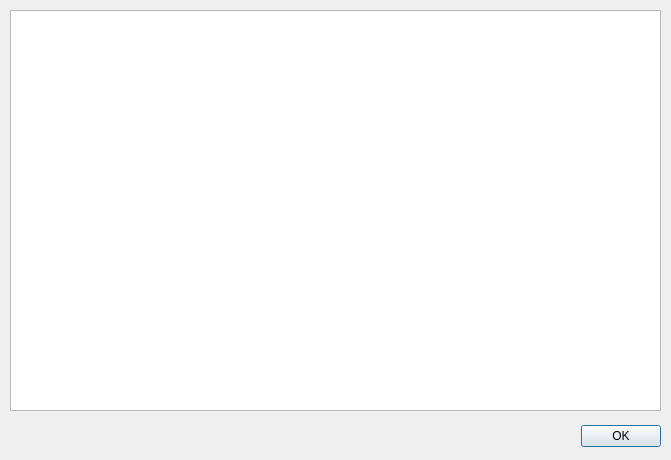
<?xml version="1.0" encoding="UTF-8"?>
<ui version="4.0">
 <class>HistoryReport</class>
 <widget class="QDialog" name="HistoryReport">
  <property name="geometry">
   <rect>
    <x>0</x>
    <y>0</y>
    <width>671</width>
    <height>460</height>
   </rect>
  </property>
  <property name="windowTitle">
   <string>Geschiedenis van de wijzigingen</string>
  </property>
  <widget class="QDialogButtonBox" name="buttonBox">
   <property name="geometry">
    <rect>
     <x>570</x>
     <y>420</y>
     <width>91</width>
     <height>32</height>
    </rect>
   </property>
   <property name="orientation">
    <enum>Qt::Horizontal</enum>
   </property>
   <property name="standardButtons">
    <set>QDialogButtonBox::Ok</set>
   </property>
  </widget>
  <widget class="QListWidget" name="lstReport">
   <property name="geometry">
    <rect>
     <x>10</x>
     <y>10</y>
     <width>651</width>
     <height>401</height>
    </rect>
   </property>
  </widget>
 </widget>
 <resources/>
 <connections>
  <connection>
   <sender>buttonBox</sender>
   <signal>accepted()</signal>
   <receiver>HistoryReport</receiver>
   <slot>accept()</slot>
   <hints>
    <hint type="sourcelabel">
     <x>248</x>
     <y>254</y>
    </hint>
    <hint type="destinationlabel">
     <x>157</x>
     <y>274</y>
    </hint>
   </hints>
  </connection>
  <connection>
   <sender>buttonBox</sender>
   <signal>rejected()</signal>
   <receiver>HistoryReport</receiver>
   <slot>reject()</slot>
   <hints>
    <hint type="sourcelabel">
     <x>316</x>
     <y>260</y>
    </hint>
    <hint type="destinationlabel">
     <x>286</x>
     <y>274</y>
    </hint>
   </hints>
  </connection>
 </connections>
</ui>
